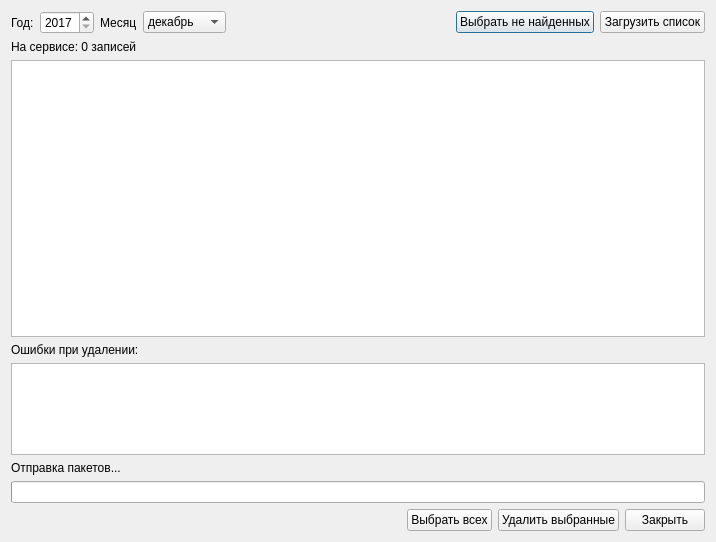
<?xml version="1.0" encoding="UTF-8"?>
<ui version="4.0">
 <class>ImportDispExportedPlanDiagnosisDialog</class>
 <widget class="QDialog" name="ImportDispExportedPlanDiagnosisDialog">
  <property name="geometry">
   <rect>
    <x>0</x>
    <y>0</y>
    <width>716</width>
    <height>542</height>
   </rect>
  </property>
  <property name="windowTitle">
   <string>Список граждан из ТФОМС, запланированных на диспансерные осмотры</string>
  </property>
  <layout class="QVBoxLayout" name="verticalLayout">
   <item>
    <layout class="QHBoxLayout" name="horizontalLayout">
     <item>
      <widget class="QLabel" name="label">
       <property name="text">
        <string>Год:</string>
       </property>
      </widget>
     </item>
     <item>
      <widget class="QSpinBox" name="sbYear">
       <property name="minimum">
        <number>2017</number>
       </property>
       <property name="maximum">
        <number>9999</number>
       </property>
      </widget>
     </item>
     <item>
      <widget class="QLabel" name="label_2">
       <property name="text">
        <string>Месяц</string>
       </property>
      </widget>
     </item>
     <item>
      <widget class="QComboBox" name="cmbMonth">
       <property name="currentIndex">
        <number>11</number>
       </property>
       <item>
        <property name="text">
         <string>январь</string>
        </property>
       </item>
       <item>
        <property name="text">
         <string>февраль</string>
        </property>
       </item>
       <item>
        <property name="text">
         <string>март</string>
        </property>
       </item>
       <item>
        <property name="text">
         <string>апрель</string>
        </property>
       </item>
       <item>
        <property name="text">
         <string>май</string>
        </property>
       </item>
       <item>
        <property name="text">
         <string>июнь</string>
        </property>
       </item>
       <item>
        <property name="text">
         <string>июль</string>
        </property>
       </item>
       <item>
        <property name="text">
         <string>август</string>
        </property>
       </item>
       <item>
        <property name="text">
         <string>сентябрь</string>
        </property>
       </item>
       <item>
        <property name="text">
         <string>октябрь</string>
        </property>
       </item>
       <item>
        <property name="text">
         <string>ноябрь</string>
        </property>
       </item>
       <item>
        <property name="text">
         <string>декабрь</string>
        </property>
       </item>
      </widget>
     </item>
     <item>
      <spacer name="horizontalSpacer_2">
       <property name="orientation">
        <enum>Qt::Horizontal</enum>
       </property>
       <property name="sizeHint" stdset="0">
        <size>
         <width>40</width>
         <height>20</height>
        </size>
       </property>
      </spacer>
     </item>
     <item>
      <widget class="QPushButton" name="btnSelectNotFound">
       <property name="text">
        <string>Выбрать не найденных</string>
       </property>
      </widget>
     </item>
     <item>
      <widget class="QPushButton" name="btnRefresh">
       <property name="text">
        <string>Загрузить список</string>
       </property>
      </widget>
     </item>
    </layout>
   </item>
   <item>
    <widget class="QLabel" name="lblExpPlanCount">
     <property name="text">
      <string>На сервисе: 0 записей</string>
     </property>
    </widget>
   </item>
   <item>
    <widget class="CTableView" name="tblExportedPlan">
     <property name="sizePolicy">
      <sizepolicy hsizetype="Expanding" vsizetype="Expanding">
       <horstretch>0</horstretch>
       <verstretch>3</verstretch>
      </sizepolicy>
     </property>
    </widget>
   </item>
   <item>
    <widget class="QLabel" name="label_4">
     <property name="text">
      <string>Ошибки при удалении:</string>
     </property>
    </widget>
   </item>
   <item>
    <widget class="CTableView" name="tblExportedPlanErrors">
     <property name="sizePolicy">
      <sizepolicy hsizetype="Expanding" vsizetype="Expanding">
       <horstretch>0</horstretch>
       <verstretch>1</verstretch>
      </sizepolicy>
     </property>
    </widget>
   </item>
   <item>
    <widget class="QLabel" name="lblDeleteStatus">
     <property name="text">
      <string>Отправка пакетов...</string>
     </property>
    </widget>
   </item>
   <item>
    <widget class="QProgressBar" name="pbDeleteProgress">
     <property name="format">
      <string>%v из %m</string>
     </property>
    </widget>
   </item>
   <item>
    <layout class="QHBoxLayout" name="horizontalLayout_2">
     <item>
      <spacer name="horizontalSpacer">
       <property name="orientation">
        <enum>Qt::Horizontal</enum>
       </property>
       <property name="sizeHint" stdset="0">
        <size>
         <width>40</width>
         <height>20</height>
        </size>
       </property>
      </spacer>
     </item>
     <item>
      <widget class="QPushButton" name="btnSelectAll">
       <property name="text">
        <string>Выбрать всех</string>
       </property>
      </widget>
     </item>
     <item>
      <widget class="QPushButton" name="btnDeleteSelected">
       <property name="text">
        <string>Удалить выбранные</string>
       </property>
      </widget>
     </item>
     <item>
      <widget class="QPushButton" name="btnClose">
       <property name="text">
        <string>Закрыть</string>
       </property>
      </widget>
     </item>
    </layout>
   </item>
  </layout>
 </widget>
 <customwidgets>
  <customwidget>
   <class>CTableView</class>
   <extends>QTableView</extends>
   <header>library/TableView.h</header>
  </customwidget>
 </customwidgets>
 <resources/>
 <connections/>
</ui>
